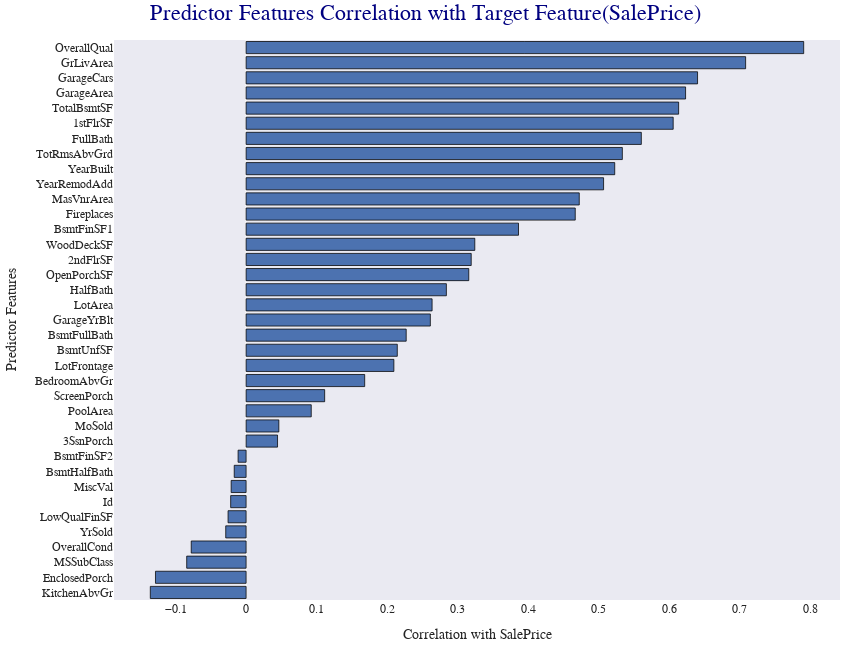

The notebook cell this image was saved under:
### Markdown cell above
The heatmap illustrates the correlation between numerical and boolean dtype features. It is evident that many features are correlated. Our primary interest is in determining the correlation between predictor features and the target feature (SalesPrice). Accordingly, we will examine how each predictor feature is correlated with the target feature.

A visible reversed L-shaped pattern in the heatmap provides crucial insights. Some features have no or insignificant correlation with the target feature or with other predictor features. These features include `MoSold`, `3SsnPorch`, `BsmtFinSF2`, `BsmtHalfBath`, `MiscVal`, `Id`, `LowQualFinSF`, and `YrSold`. Therefore, we should consider dropping these features and creating new ones that could improve our model’s performance or have a stronger correlation with the target feature.

Let's plot the correlation strength of predictor features with SalesPrice.

### Code cell
#plot correlation strenghth of predictor faeture against target
corr_matrix = df[cols].corr()
sorted_corr = corr_matrix['SalePrice'].sort_values(ascending=False)[1:] 
corr_df = sorted_corr.reset_index() 
corr_df.columns = ['Feature', 'corr_with_SalePrice']

# Plot a bar plot of the correlations using Plotly
fig = go.Figure(go.Bar(x=corr_df['corr_with_SalePrice'], 
                       y=corr_df['Feature'],  
                       orientation='h', 
                       name='Correlation',
                       hovertemplate="<b>Feature:</b> %{y}<br><b>Correlation:</b> %{x}"))
fig.update_xaxes(showgrid=False,  title_text='Correlation with SalePrice', dtick=0.1)
fig.update_yaxes(showgrid=False,  title_text='Predictor Features', autorange='reversed')
fig.update_traces(marker_line_color='black', marker_line_width=0.75, opacity=1, showlegend=False)
fig.update_layout(font_family="Adobe Garamond Pro",
                  title=dict(text='Predictor Features Correlation with Target Feature(SalePrice)', font=dict(size=22, color='navy'), x=0.5),
                  margin=dict(t=40, b=10, l=10, r=10, pad=0), 
                  width=850, height=650,
                  template='seaborn')
fig.show()

### Figure 1 — Plotly figure (JSON) as saved in the notebook; plotly's stock layout.template omitted (floating-point values rounded to 4 significant figures)
{"data": [{"hovertemplate": "<b>Feature:</b> %{y}<br><b>Correlation:</b> %{x}", "marker": {"line": {"color": "black", "width": 0.75}}, "name": "Correlation", "opacity": 1, "orientation": "h", "showlegend": false, "type": "bar", "x": [0.791, 0.7086, 0.6404, 0.6234, 0.6136, 0.6059, 0.5607, 0.5337, 0.5229, 0.5071, 0.4726, 0.4669, 0.3864, 0.3244, 0.3193, 0.3159, 0.2841, 0.2638, 0.2614, 0.2271, 0.2145, 0.2096, 0.1682, 0.1114, 0.0924, 0.04643, 0.04458, -0.01138, -0.01684, -0.02119, -0.02192, -0.02561, -0.02892, -0.07786, -0.08428, -0.1286, -0.1359], "y": ["OverallQual", "GrLivArea", "GarageCars", "GarageArea", "TotalBsmtSF", "1stFlrSF", "FullBath", "TotRmsAbvGrd", "YearBuilt", "YearRemodAdd", "MasVnrArea", "Fireplaces", "BsmtFinSF1", "WoodDeckSF", "2ndFlrSF", "OpenPorchSF", "HalfBath", "LotArea", "GarageYrBlt", "BsmtFullBath", "BsmtUnfSF", "LotFrontage", "BedroomAbvGr", "ScreenPorch", "PoolArea", "MoSold", "3SsnPorch", "BsmtFinSF2", "BsmtHalfBath", "MiscVal", "Id", "LowQualFinSF", "YrSold", "OverallCond", "MSSubClass", "EnclosedPorch", "KitchenAbvGr"]}], "layout": {"font": {"family": "Adobe Garamond Pro"}, "height": 650, "margin": {"b": 10, "l": 10, "pad": 0, "r": 10, "t": 40}, "title": {"font": {"color": "navy", "size": 22}, "text": "Predictor Features Correlation with Target Feature(SalePrice)", "x": 0.5}, "width": 850, "xaxis": {"dtick": 0.1, "showgrid": false, "title": {"text": "Correlation with SalePrice"}}, "yaxis": {"autorange": "reversed", "showgrid": false, "title": {"text": "Predictor Features"}}}}
